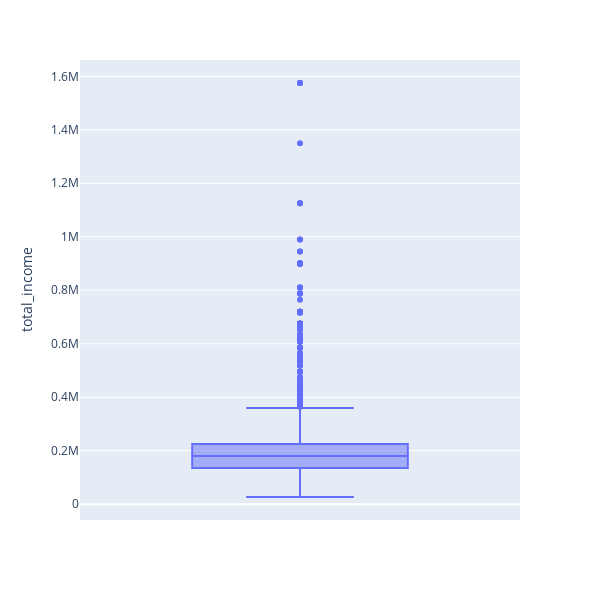

Notebook code cell kept with this figure:
### Code cell
fig = px.box(
    df,
    y="total_income",
    title="",
    width=600,
    height=600
    # yaxis_title= "Numerical Features",
    # vert=False
)
fig.show()

### Figure 1 — Plotly figure (JSON) as saved in the notebook; plotly's stock layout.template omitted (floating-point values rounded to 4 significant figures; data arrays with more than 128 entries replaced by an {"elided": "..."} marker saying what was removed)
{"data": [{"alignmentgroup": "True", "hovertemplate": "total_income=%{y}<extra></extra>", "legendgroup": "", "marker": {"color": "#636efa"}, "name": "", "notched": false, "offsetgroup": "", "orientation": "v", "showlegend": false, "type": "box", "x0": " ", "xaxis": "x", "y": {"elided": "17452 float values"}, "y0": " ", "yaxis": "y"}], "layout": {"boxmode": "group", "height": 600, "legend": {"tracegroupgap": 0}, "margin": {"t": 60}, "width": 600, "xaxis": {"anchor": "y", "domain": [0, 1]}, "yaxis": {"anchor": "x", "domain": [0, 1], "title": {"text": "total_income"}}}}
